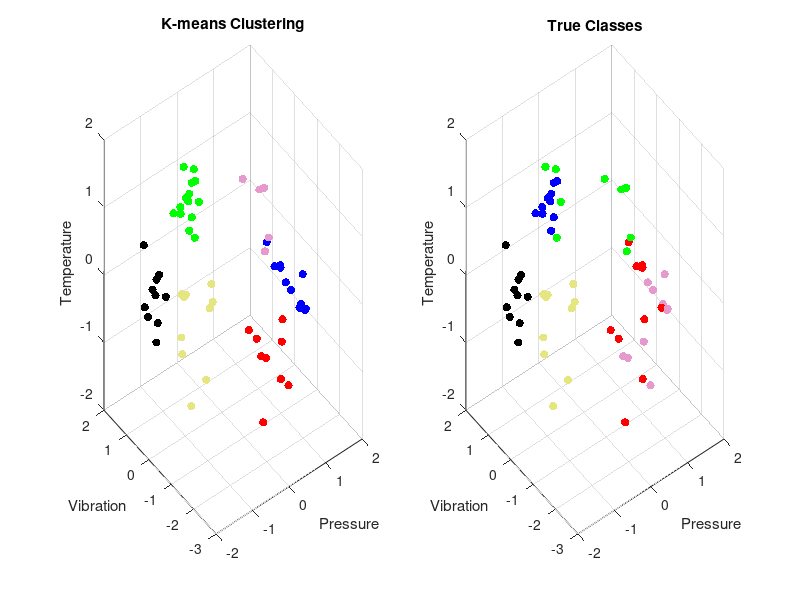

Write the MATLAB code that produced this figure. (Note: this script raises an error after producing the figure.)
% ------------------------------
% --- Clustering and Bagging ---
% ------------------------------
close all;

% -----------------------------
% --- 1. K-means Clustering ---
% -----------------------------
pvt = load("F0_PVT.mat").f0_pvt;

% there are k = 6 objects, so we can use k-means to cluster into 6 clusters
k = 6;
cluster_idx = kmeans(pvt', k);

% determine point colours after clustering
object_colours = [1 0 0 ; 0 1 0 ; 0 0 1; 0 0 0; 0.9 0.9 0.5; 0.9 0.6 0.8];
true_colours = zeros(size(pvt))';
for object = 0 : 5
    for trial = 1 : 10
        true_colours(10 * object + trial, :) = object_colours(object + 1, :);
    end
end

cluster_colours = zeros(size(pvt))';
for i = 1:length(cluster_colours)
    cluster_colours(i, :) = object_colours(cluster_idx(i), :);
end

% plot result and compare with true classes
figure;
subplot(1,2,1);
scatter3(pvt(1, :), pvt(2, :), pvt(3, :), [], cluster_colours, "filled");
title('K-means Clustering')
xlabel('Pressure');
ylabel('Vibration');
zlabel('Temperature');
subplot(1,2,2);
scatter3(pvt(1, :), pvt(2, :), pvt(3, :), [], true_colours, "filled");
title('True Classes')
xlabel('Pressure');
ylabel('Vibration');
zlabel('Temperature');

% Comment: clustering does not correspond too well with the real classes
% we can experiment with different distance metrics
dist_metrics = ["sqeuclidean", "cityblock", "cosine", "correlation"];

% experiment with different distance metrics
for dist_metric = dist_metrics
    cluster_idx = kmeans(pvt', k, "Distance", dist_metric);

    cluster_colours = zeros(size(pvt))';
    for i = 1:length(cluster_colours)
        cluster_colours(i, :) = object_colours(cluster_idx(i), :);
    end
    
    % plot result and compare with true classes
    figure;
    subplot(1,2,1);
    scatter3(pvt(1, :), pvt(2, :), pvt(3, :), [], cluster_colours, "filled");
    title(['K-means Clustering - ' dist_metric]);
    xlabel('Pressure');
    ylabel('Vibration');
    zlabel('Temperature');
    subplot(1,2,2);
    scatter3(pvt(1, :), pvt(2, :), pvt(3, :), [], true_colours, "filled");
    title('True Classes')
    xlabel('Pressure');
    ylabel('Vibration');
    zlabel('Temperature');
end

% Comment: in general, the data is not separated well enough to use
% k-means clustering, so no distance metric may solve the inaccuracy (maybe
% try use other clustering algorithms). 


% ------------------------------------
% --- 2. Bagging on Electrode Data ---
% ------------------------------------
rng(1);
X = load("F0_Electrode_PCA.mat").projectedelec';
Y = load("F0_Electrode_PCA.mat").f0_class';

% split to training and test set
cv = cvpartition(size(X,1),'HoldOut',0.4);
idx = cv.test;
trainX = X(~idx,:);
testX  = X(idx,:);
trainY = Y(~idx,:);
testY = Y(idx,:);

% a: choose number of bags -> can check through OOB visualization
oob_list = [];
b_list = 1:2:50;
for b = b_list
    % create treebagger
    Mdl = TreeBagger(b, X, Y, 'Method','classification', 'OOBPrediction', 'on');

    % compute out of bag error
    ooberr = oobError(Mdl, 'Mode', 'ensemble');
    
    % append to list of OOB error
    oob_list = [oob_list, ooberr];
end

% plot OOB error vs. number of trees
figure;
plot(b_list, oob_list);
xlabel('Trees Grown');
ylabel('Out-of-Bag Error');

% b: run algorithm and visualize two decision trees
% from part a, 25 bags seems to give low OOB error - performance does not
% improve much more after b = 25.
b = 25;

Mdl = TreeBagger(b, X, Y, 'Method','classification');
% view(Mdl.Trees{1},'Mode','graph');
% view(Mdl.Trees{2},'Mode','graph');

% c: run algorithm on test data and construct confusion matrix
predY = convertCharsToStrings(predict(Mdl, testX));
testY = compose("%i", testY);

figure;
cm = confusionchart(testY,predY);
% Comment: prediction is 100% accurate

% d: discuss misclassifications